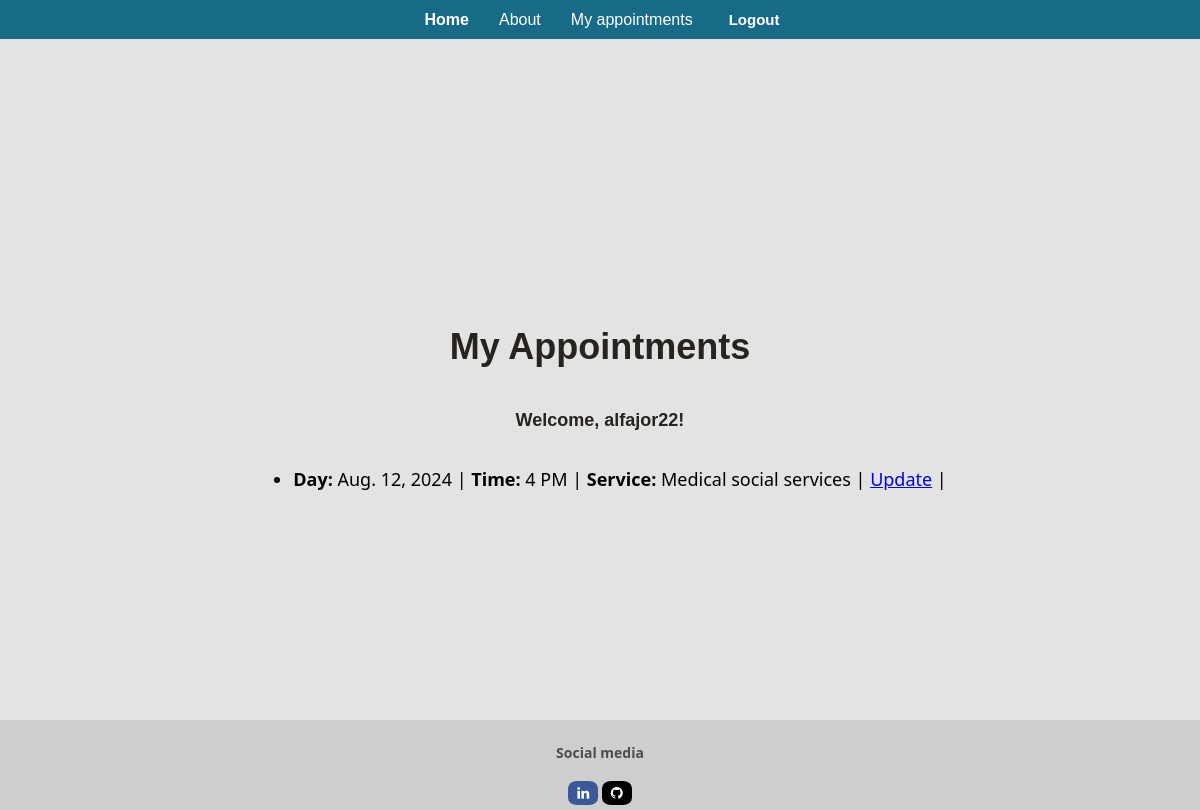
/my_appointments/ (signed in), run on an earlier commit of the app's database.
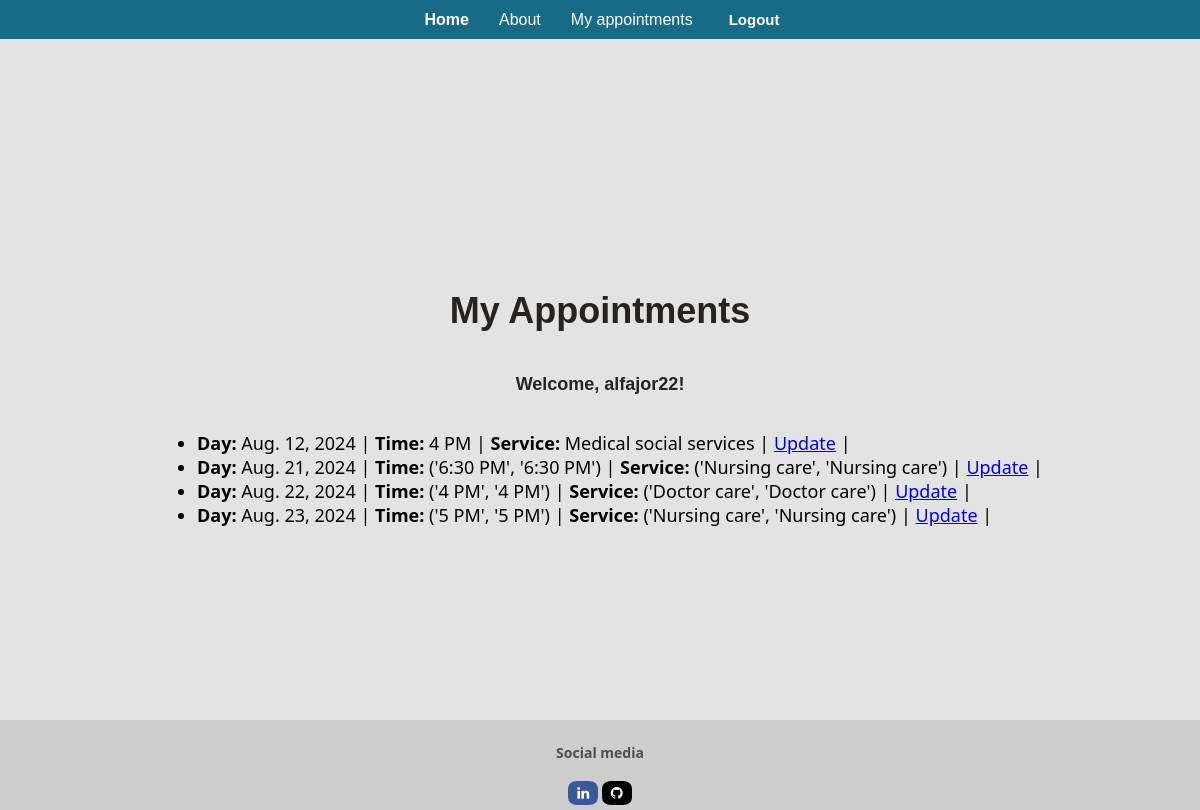
And on a later commit of the database.
### app/models.py (models this page shows, shortened)
class Appointment(models.Model):
    class Meta:
        indexes = [
            models.Index(fields=['user']),
            models.Index(fields=['day']),
            models.Index(fields=['time']),
        ]
    user = models.ForeignKey(User, on_delete=models.CASCADE, null=True, blank=True)
    service = models.CharField(max_length=50, choices=SERVICE_CHOICES, default="Doctor care")
    day = models.DateField(default=timezone.now)
    time = models.CharField(max_length=10, choices=TIME_CHOICES, default="3 PM")
    time_ordered = models.DateTimeField(default=datetime.now, blank=True)

### app/views.py (the view)
# urls.py: path("my_appointments/", views.my_appointments, name="my_appointments"),
def my_appointments(request):
    user = request.user
    appointments = Appointment.objects.filter(
        user=user).order_by('day', 'time')
    return render(request, 'app/my_appointments.html', {
        'user': user,
        'appointments': appointments
    })

### app/templates/app/my_appointments.html (shortened to what this page needs)
{% extends "app/layout.html" %}
{% block content %}
<div class="appointment-container">
<h1> My Appointments</h1>
<p>Welcome, {{ user.username }}!</p>
{% if appointments %}
  <ul>
    {% for appointment in appointments %}
      <li>
        <strong>Day:</strong> {{ appointment.day }} |
        <strong>Time:</strong> {{ appointment.time }} |
        <strong>Service:</strong> {{ appointment.service }} |
        <a href="{% url 'update_appointment' appointment.id %}">Update</a> |
      </li>
    {% endfor %}
  </ul>
{% else %}
  <p>You have no appointments at the moment.</p>
</div>
{% endif %}
{% endblock %}

### app/templates/app/layout.html (shortened to what this page needs)
<!DOCTYPE html>
<html>
<head>
    {% load static %}
    <link rel="stylesheet" type="text/css" href="{% static 'app/site.css' %}" />
    <link rel="stylesheet" href="https://cdnjs.cloudflare.com/ajax/libs/font-awesome/4.7.0/css/font-awesome.min.css">
</head>
<body>
    <div class="navbar">
        <a href="{% url 'home' %}" class="navbar-brand">Home</a>
        <a href="{% url 'about' %}" class="navbar-item">About</a>
            {% if user.is_authenticated %}
        <a href="{% url 'my_appointments' %}" class="navbar-item">My appointments</a>
        <form method="post" action="{% url 'logout' %}" style="display: inline; align-self: self-end;"
            class="navbar-item">
            <button class="button2" type="submit"> Logout </button>
        </form>
        {% endif %}
    </div>
    <div class="body-content">
        {% block content %}
        {% endblock %}
        <footer class="footer">
            <h4>Social media</h4>
            <a href="https://www.linkedin.com/in/ignacio-llanes-piedrabuena/" class="fa fa-linkedin"></a>
            <a href="https://github.com/Nacho228/Masoterapia-pocitos" class="fa fa-github"></a>
        </footer>
    </div>
</body>
</html>

### app/static/app/site.css (style rules this page uses)
body { background-color: #e3e3e3; padding: 0; margin: 0; }
h1, h2, h3, p { color: rgb(39, 35, 31); text-align: center; font-family: 'Lucida Sans', 'Lucida Sans Regular', 'Lucida Grande', 'Lucida Sans Unicode', Geneva, Verdana, sans-serif; font-weight: 600; }
.center-container, .container-booking, .end-container, .appointment-container, .contact-container { display: flex; flex-direction: column; justify-content: center; align-items: center; height: 100vh; margin: 0 auto; font-size: large; }
.fa { padding: 5px; font-size: 30px; width: 20px; text-align: center; text-decoration: none; border-radius: 30%; }
.fa-linkedin { background: #3B5998; color: white; }
.fa-github { background: black; color: white; }
.button2 { border-style: hidden; font-size: 15px; font-weight: bold; background-color: #186b87; color: white; display: inline-block; font-family: 'Lucida Sans', 'Lucida Sans Regular', 'Lucida Grande', 'Lucida Sans Unicode', Geneva, Verdana, sans-serif; }
.navbar { display: flex; align-items: center; justify-content: center; background-color: #186b87; font-size: 1em; font-family: 'Trebuchet MS', 'Lucida Sans Unicode', 'Lucida Grande', 'Lucida Sans', Arial, sans-serif; color: white; padding: 10px 5px 10px 5px; position: fixed; width: 100%; top: 0; z-index: 1000; }
.navbar a { text-decoration: none; color: inherit; }
.navbar-brand { justify-content: end; font-weight: 600; font-family: 'Lucida Sans', 'Lucida Sans Regular', 'Lucida Grande', 'Lucida Sans Unicode', Geneva, Verdana, sans-serif; }
.navbar-item { font-family: 'Lucida Sans', 'Lucida Sans Regular', 'Lucida Grande', 'Lucida Sans Unicode', Geneva, Verdana, sans-serif; margin-left: 30px; }
.body-content { display: flex; justify-content: center; padding: 5px; font-family: 'Segoe UI', Tahoma, Geneva, Verdana, sans-serif; }
.footer { position: fixed; bottom: 0; left: 0; width: 100%; background-color: rgb(206, 206, 206); text-align: center; padding: 5px 0; font-size: 14px; color: #4d4d4d; }

What changed in the data, as far as the page shows it:
added Appointment: day "Aug. 21, 2024", time "('6:30 PM', '6:30 PM')", service "('Nursing care', 'Nursing care')"
added Appointment: day "Aug. 22, 2024", time "('4 PM', '4 PM')", service "('Doctor care', 'Doctor care')"
added Appointment: day "Aug. 23, 2024", time "('5 PM', '5 PM')", service "('Nursing care', 'Nursing care')"
